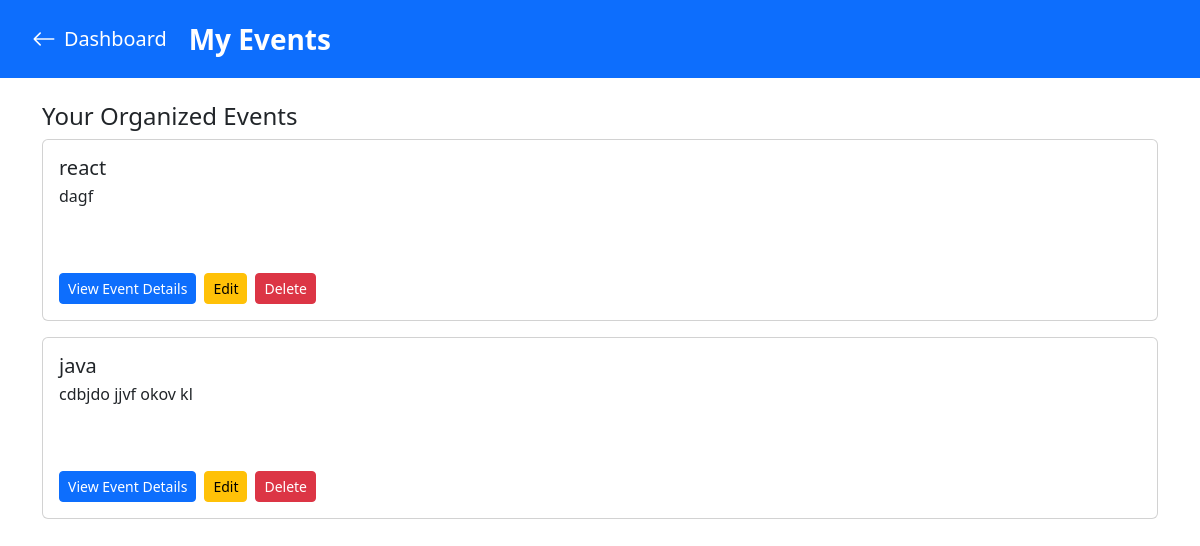
Page /api/auth/my-events/ (signed in) on the earlier database version.
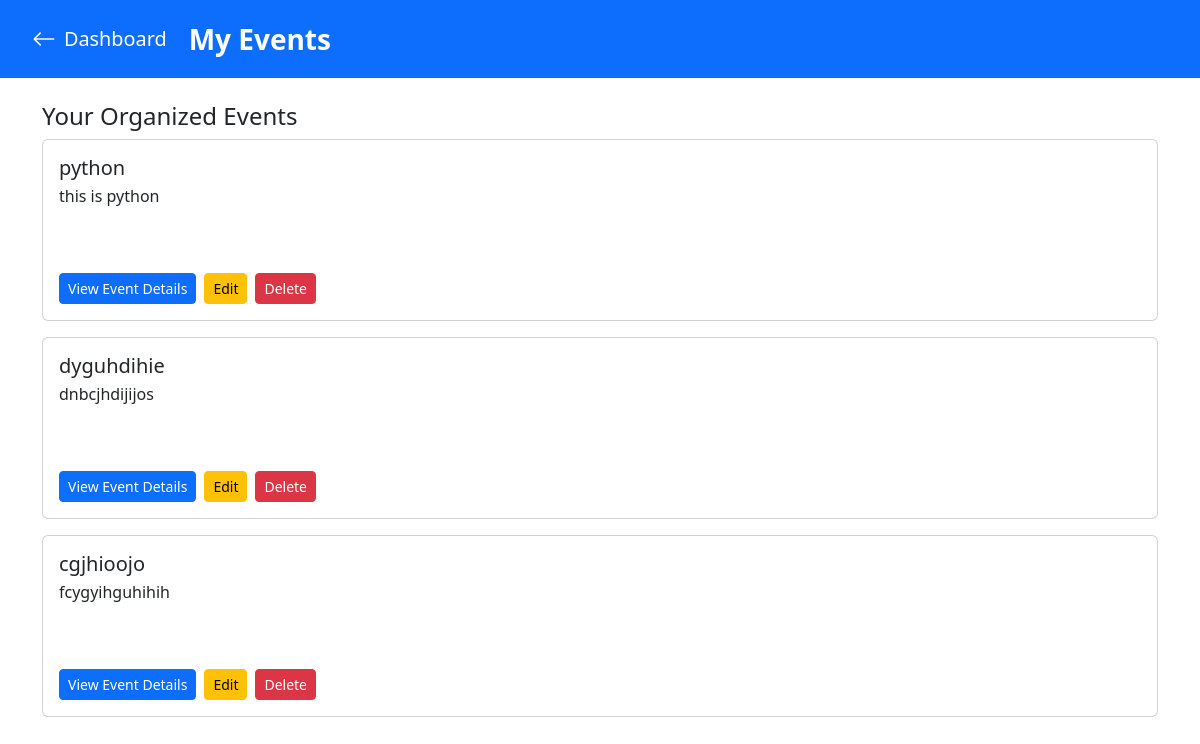
Same page on the later database version.
### accounts/models.py (models this page shows, shortened)
class Event(models.Model):
    owner = models.ForeignKey(User, on_delete=models.CASCADE)
    owners = models.ManyToManyField(User, related_name='my_events', blank=True)  # Event owners
    title = models.CharField(max_length=200)
    description = models.TextField(blank=True)
    event_date = models.DateField()
    created_at = models.DateTimeField(auto_now_add=True)
    start_time = models.TimeField(null=True, blank=True)
    end_time = models.TimeField(null=True, blank=True)
    max_participants = models.PositiveIntegerField(null=True, blank=True)
    meeting_link = models.URLField(blank=True)
    registration_deadline = models.DateTimeField(null=True, blank=True)
    registrants = models.ManyToManyField(User, related_name='registered_events', blank=True)
    is_admin_event = models.BooleanField(default=False)
    class Meta:
        ordering = ['event_date']  # Always order events by date

### accounts/views.py (the view)
# urls.py: path('my-events/', views.my_events, name='my_events'),
@login_required
def my_events(request):
    my_events = Event.objects.filter(owners=request.user).order_by('event_date')
    if request.method == "POST":
        form = EventForm(request.POST)
        if form.is_valid():
            event = form.save(commit=False)
            event.is_admin_event = False
            event.save()
            event.owners.add(request.user)
            messages.success(request, "Event added successfully.")
            return redirect('my_events')
    else:
        form = EventForm()
    return render(request, 'accounts/my_events.html', {
        'my_events': my_events,
        'form': form,
    })

### accounts/templates/accounts/my_events.html (shortened to what this page needs)
{% load widget_tweaks %}
<!DOCTYPE html>
<html lang="en">
<head>
    <link href="https://cdn.jsdelivr.net/npm/bootstrap@5.3.0/dist/css/bootstrap.min.css" rel="stylesheet" />
    <link rel="stylesheet" href="https://cdn.jsdelivr.net/npm/bootstrap-icons@1.9.1/font/bootstrap-icons.css" />
</head>
<body>
    <div class="header-bar">
        <a href="{% url 'dashboard' %}" class="back-link" aria-label="Go back to dashboard">
            <i class="bi bi-arrow-left" style="font-size: 1.5rem; margin-right: 8px;"></i>
            Dashboard
        </a>
        <span class="fs-3 fw-bold">My Events</span>
    </div>
    <div class="container mt-4">
        <h4>Your Organized Events</h4>
        {% if my_events %}
            {% for event in my_events %}
                <div class="card mb-3">
                    <div class="card-body d-flex flex-column justify-content-between" style="min-height: 180px;">
                        <div>
                            <h5 class="card-title">{{ event.title }}</h5>
                            <p class="card-text">{{ event.description }}</p>
                        </div>
                        <div class="mt-3 d-flex gap-2">
                            <a href="{% url 'event_detail' event.id %}" class="btn btn-primary btn-sm">View Event Details</a>
                            {% if request.user in event.owners.all %}
                                <a href="{% url 'edit_event' event.id %}" class="btn btn-warning btn-sm">Edit</a>
                                <form action="{% url 'delete_event' event.id %}" method="post" style="display:inline;">
                                    <button type="button" class="btn btn-danger btn-sm" data-bs-toggle="modal" data-bs-target="#deleteModal{{ event.id }}">
                                        Delete
                                    </button>
                                                    {% endif %}
                        </div>
                    </div>
                </div>
            {% endfor %}
        {% else %}
            <div class="alert alert-info">You have not organized any events yet.</div>
        {% endif %}
    </div>
</body>
</html>

Differences in the rows shown:
removed Event: title "react", description "dagf"
removed Event: title "java", description "cdbjdo jjvf okov kl"
added Event: title "python", description "this is python"
added Event: title "dyguhdihie", description "dnbcjhdijijos"
added Event: title "cgjhioojo", description "fcygyihguhihih"
